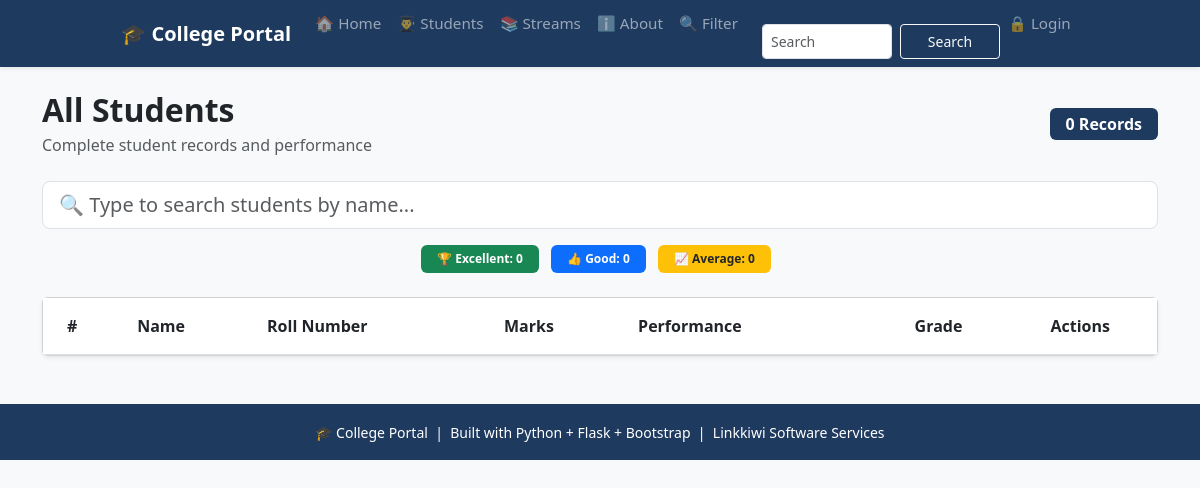
Before: /students with the older database file.
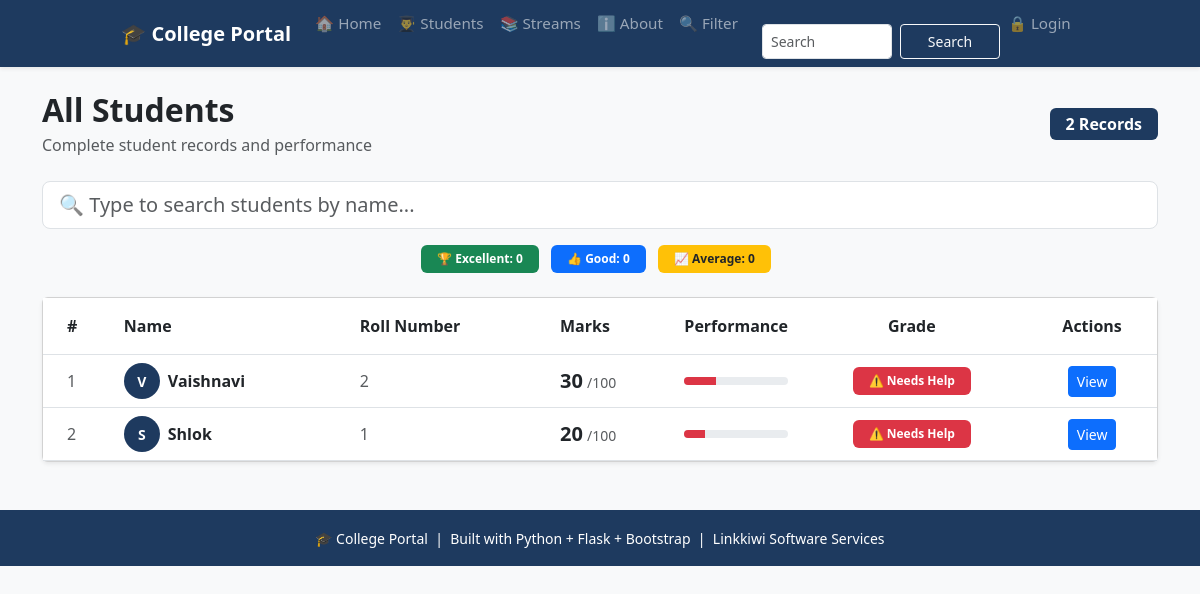
After: the same page with the newer database file.
### tables this page shows
CREATE TABLE students (
                    id INTEGER PRIMARY KEY AUTOINCREMENT,
                    name TEXT NOT NULL,
                    roll INTEGER NOT NULL,
                    marks INTEGER NOT NULL,
                    subject TEXT NOT NULL,
                    attendance INTEGER DEFAULT 0
                 );

### app.py (the view)
@app.route("/students")
def students_page():
    conn = get_db()
    students = conn.execute('SELECT * FROM students ORDER BY id DESC').fetchall()
    conn.close()
    return render_template("students.html", students=students)

### database.py (called while the page is built)
def get_db():
   conn = sqlite3.connect(DB_PATH)
   conn.row_factory = sqlite3.Row  # To access columns by name
   return conn

### templates/students.html (shortened to what the changed rows need)
{% extends 'base.html' %}
{% block content %}
<div class="d-flex justify-content-between align-items-center mb-4">
    <div>
        <h2 class="fw-bold mb-1">All Students</h2>
        <p class="text-muted mb-0">
        </p>
    </div>
    <span class="badge fs-6 px-3 py-2"
          style="background-color: #1e3a5f;">
        {{ students|length }} Records
    </span>
</div>
    {% set excellent = students|selectattr('marks','ge',90)|list %}
    {% set good      = students|selectattr('marks','ge',75)|list %}
    {% set average   = students|selectattr('marks','ge',60)|list %}
<div class="card shadow-sm">
    <div class="card-body p-0">
        <div class="table-responsive">
            <table class="table table-hover mb-0">
                <thead style="background-color: #1e3a5f; color:white;">
                    <tr>
                        <th class="py-3 ps-4">#</th>
                        <th class="py-3">Name</th>
                        <th class="py-3">Roll Number</th>
                        <th class="py-3">Marks</th>
                        <th class="py-3">Performance</th>
                        <th class="py-3 text-center">Grade</th>
                        <th class="py-3 text-center">Actions</th>
                    </tr>
                </thead>
                <tbody id="tableBody">
                    {% for student in students %}
                    <tr class="align-middle" data-name="{{ student.name|lower }}">
                        <td class="ps-4 text-muted">
                            {{ loop.index }}
                        </td>
                    <td>
                        <div class="d-flex align-items-center">
                            <div class="rounded-circle d-flex align-items-center
                                        justify-content-center me-2 text-white fw-bold"
                                 style="width:36px; height:36px; font-size:14px;
                                        background-color: #1e3a5f;">
                                {{ student.name[0] }}
                            </div>
                            <span class="fw-bold">{{ student.name }}</span>
                        </div>
                    </td>
                    <td class="text-muted">{{ student.roll }}</td>
                    <td>
                        <span class="fw-bold fs-5">{{ student.marks }}</span>
                        <span class="text-muted small">/100</span>
                    </td>
                    <td style="width:120px;">
                        <div class="progress" style="height:8px;">
                            <div class="progress-bar
                                {% if student.marks >= 90 %}bg-success
                                {% elif student.marks >= 75 %}bg-primary
                                {% elif student.marks >= 60 %}bg-warning
                                {% else %}bg-danger{% endif %}"
                                style="width: {{ student.marks|default(0) }}%;">
                            </div>
                        </div>
                    </td>
                    <td class="text-center">
                        {% if student.marks >= 90 %}
                            <span class="badge bg-success px-3 py-2">
                                🏆 Excellent
                            </span>
                        {% elif student.marks >= 75 %}
                            <span class="badge bg-primary px-3 py-2">
                                👍 Good
                            </span>
                        {% elif student.marks >= 60 %}
                            <span class="badge bg-warning text-dark px-3 py-2">
                                📈 Average
                            </span>
                        {% else %}
                            <span class="badge bg-danger px-3 py-2">
                                ⚠️ Needs Help
                            </span>
                        {% endif %}
                    </td>
                    <td class="text-center text-nowrap">
                        <a href="{{ url_for('student_detail', id=student.id) }}"
                           class="btn btn-sm btn-primary">
                            View
                        </a>
                    </td>
                </tr>
                {% endfor %}
            </tbody>
        </table>
    </div>
</div>
</div>
{% endblock %}

Changed rows visible on the page:
added students: name "V", name "Vaishnavi", roll "2", marks "30", shows "⚠️ Needs Help"
added students: name "S", name "Shlok", roll "1", marks "20", shows "⚠️ Needs Help"
Other visible differences:
{{ students|length }}: "0" → "2"
